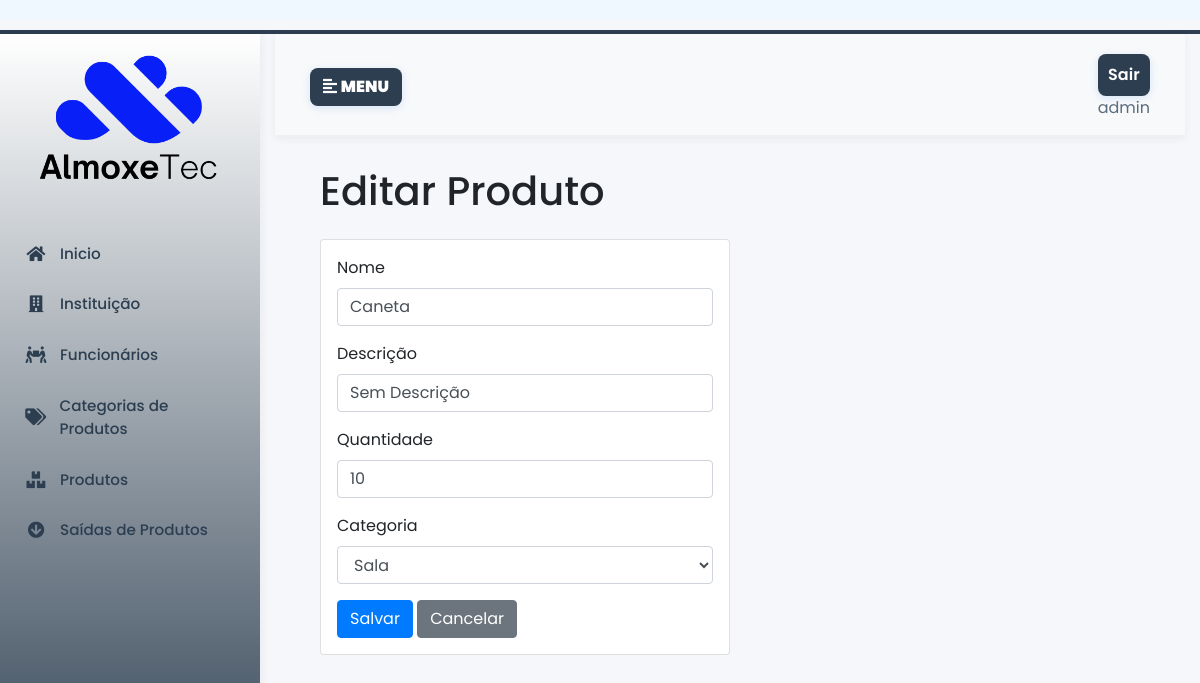
The page /editar-produto/13/ (signed in) on the database its author committed.
### almoxarifado/models.py (models this page shows, shortened)
class Produto(models.Model):
    nome = models.CharField(max_length=100, db_index=True)  # Índice para busca
    descricao = models.TextField(blank=True)
    quantidade_estoque = models.PositiveIntegerField(default=0)
    entrada_estoque = models.DateField(auto_now_add=True)
    saida_estoque = models.DateField(null=True, blank=True)
    categoria = models.ForeignKey(CategoriaProduto, on_delete=models.SET_NULL, null=True, blank=True)
    class Meta:
        ordering = ['nome']  # Ordenação padrão
        indexes = [
            models.Index(fields=['categoria', 'nome']),  # Índice composto
        ]

class CategoriaProduto(models.Model):
    produtos = models.ManyToManyField('Produto', related_name='categorias', blank=True)
    nome = models.CharField(max_length=100, unique=True)
    descricao = models.TextField(blank=True)

### almoxarifado/views/produtos.py (the view, shortened to what this page needs)
# urls.py: path('editar-produto/<int:pk>/', views.editar_produto, name="editar-produto"),
@login_required
def editar_produto(request, pk):
    produto = get_object_or_404(Produto, pk=pk)
    categorias = CategoriaProduto.objects.all()
    return render(request, 'produtos/editar.html', {'produto': produto, 'categorias': categorias})

### almoxarifado/templates/produtos/editar.html (shortened to what this page needs)
{% extends 'base.html' %} {% load static %} {% block content %}
<div class="container-fluid">
  <div class="row">
    <div class="col-12">
      <h1 class="mb-4">Editar Produto</h1>
      <div class="card w-50">
          <form method="POST" id="formCategoria">
            <div class="p-3">
              <div class="mb-3">
                <label for="nome" class="form-label">Nome</label>
                <input
                  type="text"
                  id="nome"
                  name="nome"
                  class="form-control"
                  value="{{ produto.nome }}"
                  required/>
              </div>
              <div class="mb-3">
                <label for="descricao" class="form-label">Descrição</label>
                <input
                  type="text"
                  id="descricao"
                  name="descricao"
                  class="form-control"
                  value="{{ produto.descricao|default:'Sem Descrição' }}"
                  required/>
              </div>
              <div class="mb-3">
                <label for="quantidade" class="form-label">Quantidade</label>
                <input
                  type="number"
                  id="quantidade_estoque"
                  name="quantidade_estoque"
                  class="form-control"
                  value="{{ produto.quantidade_estoque }}"
                  min="0"
                  required/>
              </div>
              <div class="mb-3">
                <label for="categoria" class="form-label">Categoria</label>
                <select name="categoria" id="categoria" class="form-select form-control" required>
                  {% for categoria in categorias %}
                    <option value="{{ categoria.id }}"
                            {% if produto.categoria and produto.categoria.id == categoria.id %}selected{% endif %}>
                      {{ categoria.nome }}
                    </option>
                  {% endfor %}
                </select>
              </div>
                  <button class="btn btn-primary" type="submit">Salvar</button>
                  <a
                    href="{% url 'listar_produtos' %}"
                    class="btn btn-secondary">Cancelar</a>
                </div>
              </div>
            </div>
        </div>
      </div>
    </div>
  </div>
</div>
{% endblock content %}j

### almoxarifado/templates/base.html (shortened to what this page needs)
{% load static %}
<!DOCTYPE html>
<html lang="pt-br">
<head>
  <link rel="stylesheet" href="https://maxcdn.bootstrapcdn.com/bootstrap/4.0.0/css/bootstrap.min.css"
 />
  <link rel="stylesheet" href="https://use.fontawesome.com/releases/v5.7.0/css/all.css"
 />
  <link rel="stylesheet" href="{% static 'css/style.css' %}" />
  <link rel="stylesheet" href="#" />
</head>
<body>
  <div style="background-color: aliceblue; padding: 10px; text-align: center;">
  </div>
  <div class="wrapper">
    <nav id="sidebar">
      <a href="{% url 'inicio' %}"><img src="{% static 'images/logo.png' %}" alt="Logo" width="220"></a>
      <ul class="list-unstyled components" class="menulink">
        <li>
          <a href="{% url 'inicio' %}" class="menulink"><i class="fa fa-home fa-fw"></i>Inicio</a>
        </li>
        <li>
          <a href="{% url 'lista_instituicao' %}" class="menulink"><i class="fa fa-building fa-fw"></i> Instituição
          </a>
        </li>
        <li>
          <a href="{% url 'lista_funcionario' %}" class="menulink"><i class="fa fa-people-carry fa-fw"></i>
            Funcionários</a>
        </li>
        <li>
          <a href="{% url 'listar_categorias' %}" class="menulink"><i class="fa fa-tags fa-fw"></i> Categorias de
            Produtos</a>
        </li>
        <li>
          <a href="{% url 'listar_produtos' %}" class="menulink"><i class="fa fa-boxes fa-fw"></i> Produtos</a>
        </li>
        <li>
          <a href="{% url 'saida_produto' %}" class="menulink"><i class="fa fa-arrow-circle-down fa-fw"></i> Saídas de
            Produtos
          </a>
      </ul>
    </nav>
    <div class="content container-fluid">
      <nav class="navbar navbar-expand-lg navbar-light bg-light">
        <div class="container-fluid">
          <button type="button" id="sidebarCollapse" class="btn color-menu">
            <i class="fas fa-align-left"></i>
            <span> <b>MENU</b></span>
          </button>
          <div class="collapse navbar-collapse" id="navbarSupportedContent">
            <ul class="nav navbar-nav ml-auto">
              <li class="nav-item ">
                <a class="nav-link btn color-menu" href="{% url 'logout' %}">Sair</a>
                <a href="#">{{ request.user.get_full_name|default:request.user.username }}</a>
              </li>
            </ul>
          </div>
        </div>
      </nav>
      <div class="content container-fluid">
        <div class="container-fluid">{% block content %}{% endblock %}</div>
</body>
</html>

### static/css/style.css (style rules this page uses)
:root { --colorbasic: #0b6ff0; --colorbasic2: #0a58d6; --colortext: #2c3e50; --colortext-menu: #5a6c7d; --sidebar-bg: #ffffff; --sidebar-hover: #f0f7ff; --sidebar-active: #e3f2fd; }
body { font-family: 'Poppins', sans-serif; background: #f5f7fa; height: 100vh; }
#sidebar { min-width: 260px; max-width: 260px; min-height: 100vh; background: linear-gradient(180deg, #ffffff, var(--colortext) ); color: var(--colortext); transition: all 0.3s; box-shadow: 2px 0 10px rgba(0, 0, 0, 0.05); }
#sidebar ul.components { padding: 15px 0; border-color: transparent !important; }
#sidebar ul li { margin: 4px 8px; }
#sidebar ul li a { padding: 12px 16px; font-size: 0.95em; display: flex; align-items: center; border-radius: 8px; transition: all 0.2s ease; color: var(--colortext); font-weight: 500; }
#sidebar ul li a i { width: 24px; margin-right: 12px; font-size: 1.1em; color: var(--colortext); }
.color-menu { background: var(--colortext); color: #fff !important; margin-top: 5px; border-radius: 8px; font-weight: 600; box-shadow: 0 2px 8px rgba(11, 111, 240, 0.15); transition: all 0.3s ease; }
a, a:hover, a:focus { color: inherit; text-decoration: none; transition: all 0.3s; }
a:link, a:visited { text-decoration: none; color: var(--colortext-menu); }
a.menulink:link, a.menulink:visited { text-decoration: none; color: var(--colortext); }
.navbar { padding: 15px 20px; background: #fff; border: none; border-radius: 0; margin-bottom: 30px; box-shadow: 0 2px 8px rgba(0, 0, 0, 0.06); border-bottom: 2px solid #f0f0f0; }
.wrapper { position:absolute; margin-top: 10px; border-top: 4px solid; border-bottom: 4px solid; border-color: var(--colortext); display: flex; width: 100%; align-items: stretch; }
#sidebar > a { display: block; text-align: center; padding: 20px 15px; border-radius: 0 0 20px 20px; margin-bottom: 10px; }
#sidebar > a img { max-width: 100%; height: auto; transition: transform 0.3s ease; }
.btn-primary, .btn-primary:hover, .btn-primary:focus, .btn-primary:active { color: #fff !important; }
.btn-secondary, .btn-secondary:hover, .btn-secondary:focus, .btn-secondary:active { color: #fff !important; }
input[type=number] { -moz-appearance: textfield; appearance: textfield; }
.container-fluid { min-width: 300px; }

### rows shown on the page
Produto: nome "Caneta", descricao "Sem Descrição", quantidade_estoque "10", categoria "Sala"

### other values the page prints
{{ request.user.get_full_name|default:request.user.username }} "admin"
